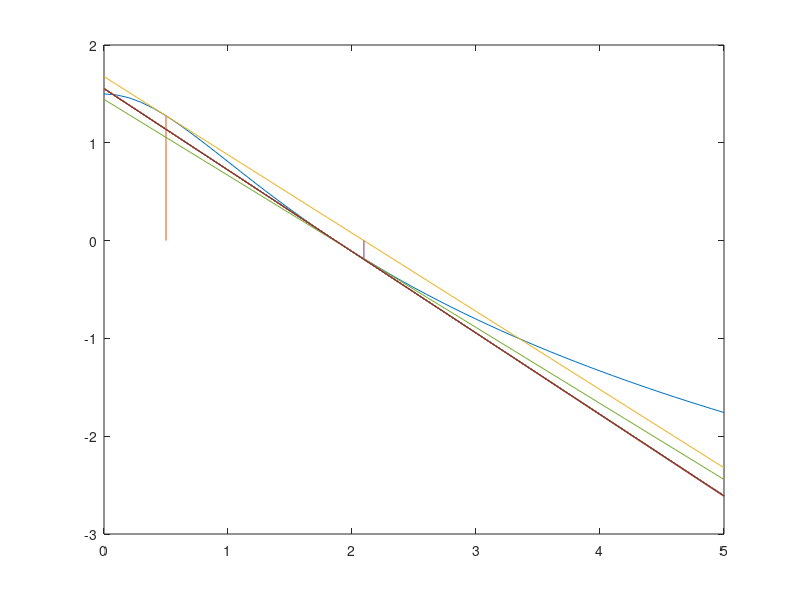

The MATLAB script that drew this image:
clear all;
close all;
1;

#f(x)
function x_sig = f(x_ant)
  x_sig = 1.5 - log(1 + (x_ant.^2));
endfunction
#f'(x)
function x_sig = f_diff(x_ant)
  x_sig = - (2.*x_ant) ./ (1 + (x_ant.^2));
endfunction

#f''(x) - Usada para newton-raphson raices multiples
function x_sig = f_diff2(x_ant)
  x_sig = ( 2*(1+(x_ant.^2)) - (4.*x_ant) )./((1+(x_ant.^2)).^2);
endfunction

#Newton-Raphson Raices Multiples o Newton-Raphson Modificado
function tabla_resultados = newton_raphson_rm(semilla,cantidad_interaciones)
  tabla = [];
  x_ant = semilla;
  
  for n=1:cantidad_interaciones
    #Formula de Newton-Raphson Raices Multiples
    x_sig = x_ant - ( f(x_ant)*f_diff(x_ant) )./( ((f_diff(x_ant)).^2)-(f(x_ant).*f_diff2(x_ant)) );
    
    #Error absoluto y relativo
    E = abs(x_sig - x_ant);
    Er = E/abs(x_sig);
    
    tabla(n,:) = [n-1 x_ant x_sig E Er 0];
    
    #Calcula orden de convergencia p
    if n >=3
      E_k = tabla(n-1,4);
      E_k_next = tabla(n,4);
      E_k_prev = tabla(n-2,4);
      tabla(n,6) = (log(E_k_next)-log(E_k))./(log(E_k)-log(E_k_prev));
    endif
    x_ant = x_sig;
  endfor
  tabla_resultados = tabla;
endfunction

#Newton-Raphson original
function tabla_resultados = newton_raphson_f(semilla,cantidad_interaciones)
  tabla = [];
  x_ant = semilla;
  
  for n=1:cantidad_interaciones
    #Formula de Newton-Raphson
    x_sig = x_ant - (f(x_ant)/f_diff(x_ant));

    E = abs(x_sig - x_ant);
    Er = E/abs(x_sig);
    
    tabla(n,:) = [n-1 x_ant x_sig E Er 0];
    
    if n >=3
      E_k = tabla(n-1,4);
      E_k_next = tabla(n,4);
      E_k_prev = tabla(n-2,4);
      tabla(n,6) = (log(E_k_next)-log(E_k))./(log(E_k)-log(E_k_prev));
    endif
    x_ant = x_sig;
  endfor
  tabla_resultados = tabla;
endfunction

function res = graficar_rectas_tangentes(datos,rango,intervalo)
  hold on;
  for i=1:rango
    #Datos de recta tangente y = mx + b
    x = datos(i,2);
    m = f_diff(x);
    b = (-1)*m*x + f(x);
    
    #Grafica rectas tangentes
    plot([x x],[f(x) 0]); #Traza recta vertical donde corta la tangente con abscisa
    plot(intervalo,m*intervalo + b');
  endfor
  hold off;
endfunction

#Datos
cant_iter = 10;
semilla = 0.5;
x = 0:0.1:5;

tabla_soluciones = newton_raphson_f(semilla, cant_iter);

#Graficador de funcion f(x) y rectas tangentes a la misma
plot(x,f(x));
graficar_rectas_tangentes(tabla_soluciones,cant_iter,x);

#Muestra tabla con soluciones por consola
disp('------------------------------------------------------------');
disp('     iter    |   x   |  f(x)   |    E    |    Er   |    p');
disp('------------------------------------------------------------');
disp(tabla_soluciones);
disp('------------------------------------------------------------');
disp('Fin del Programa.');
